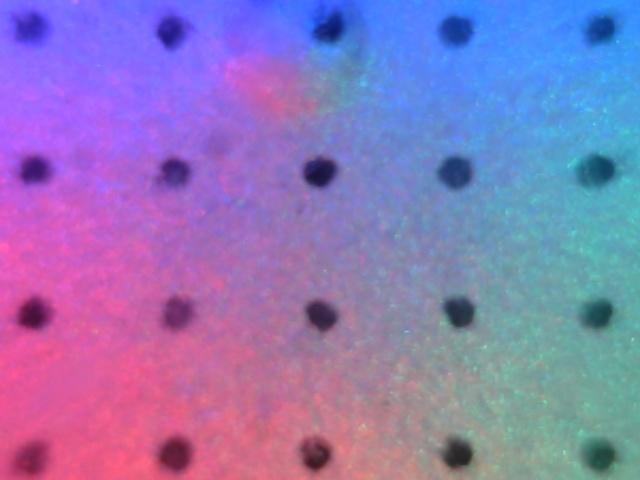
#> input picture GelSight_Wedge/saved_imgs/sample_1.jpg, 640 x 480 px
$ python -i marker_dectection.py   (imports and definitions only)   (older library calls are emulated)
#> lines starting #> are read from the running program, lines starting #| are printed output that depends on the picture
import cv2
import numpy as np
import setting

def init(frame):
    RESCALE = setting.RESCALE
    return cv2.resize(frame, (0, 0), fx=1.0/RESCALE, fy=1.0/RESCALE)

# [70 lines left out: functions find_marker, marker_center, draw_flow, not called in this run]


def warp_perspective(img):

    TOPLEFT = (175,230)
    TOPRIGHT = (380,225)
    BOTTOMLEFT = (10,410)
    BOTTOMRIGHT = (530,400)

    WARP_W = 215
    WARP_H = 215

    points1=np.float32([TOPLEFT,TOPRIGHT,BOTTOMLEFT,BOTTOMRIGHT])
    points2=np.float32([[0,0],[WARP_W,0],[0,WARP_H],[WARP_W,WARP_H]])

    matrix=cv2.getPerspectiveTransform(points1,points2)

    result = cv2.warpPerspective(img, matrix, (WARP_W,WARP_H))

    return result


def init_HSR(img):
    DIM=(640, 480)
    img = cv2.resize(img, DIM)

    K=np.array([[225.57469247811056, 0.0, 280.0069549918857], [0.0, 221.40607131318117, 294.82435570493794], [0.0, 0.0, 1.0]])
    D=np.array([[0.7302503082668154], [-0.18910060205317372], [-0.23997727800712282], [0.13938490908400802]])
    h,w = img.shape[:2]
    map1, map2 = cv2.fisheye.initUndistortRectifyMap(K, D, np.eye(3), K, DIM, cv2.CV_16SC2)
    undistorted_img = cv2.remap(img, map1, map2, interpolation=cv2.INTER_LINEAR, borderMode=cv2.BORDER_CONSTANT)

    return warp_perspective(undistorted_img)

>>> import cv2
>>> picture = cv2.imread('../../GelSight_Wedge/saved_imgs/sample_1.jpg')
#> picture is the input picture: shape (480, 640, 3); mean B, G, R 184.9, 121, 141.6
>>> result = init_HSR(picture)
#> in init_HSR, `undistorted_img = cv2.remap(img, map1, map2, interpolation=cv2.INTER_L..`:
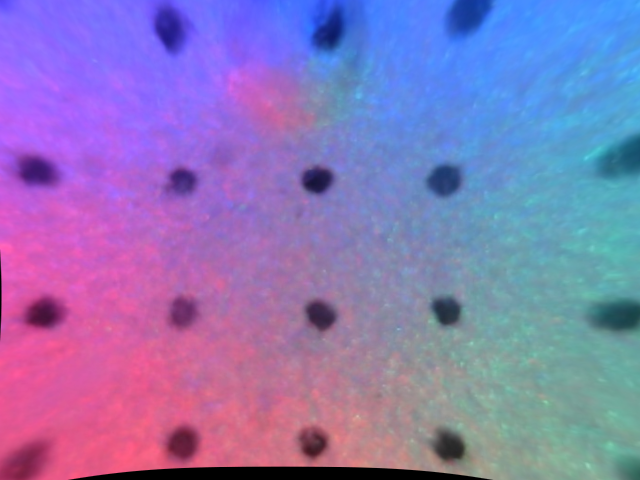
#> undistorted_img: shape (480, 640, 3); mean B, G, R 183.8, 119.9, 139.3
#> in warp_perspective, `result = cv2.warpPerspective(img, matrix, (WARP_W,WARP_H))`:
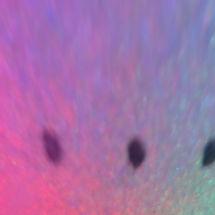
#> result: shape (215, 215, 3); mean B, G, R 168.4, 114.2, 163.6

$ run again, on GelSight_Wedge/saved_imgs/sample_10.jpg
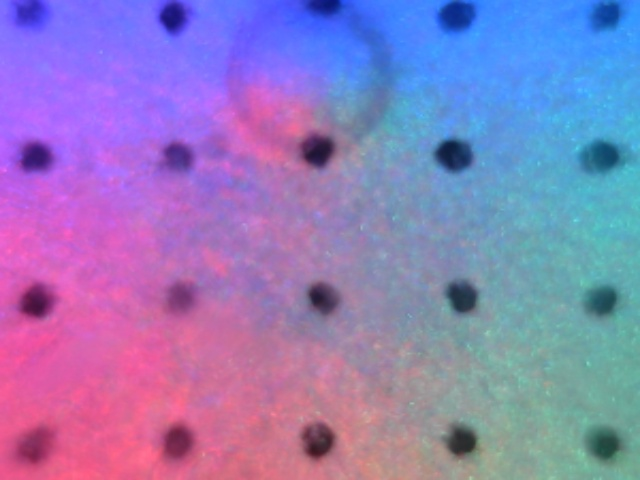
#> input picture GelSight_Wedge/saved_imgs/sample_10.jpg, 640 x 480 px
#> picture is the input picture: shape (480, 640, 3); mean B, G, R 187.9, 125.1, 144.5
#> in init_HSR, `undistorted_img = cv2.remap(img, map1, map2, interpolation=cv2.INTER_L..`:
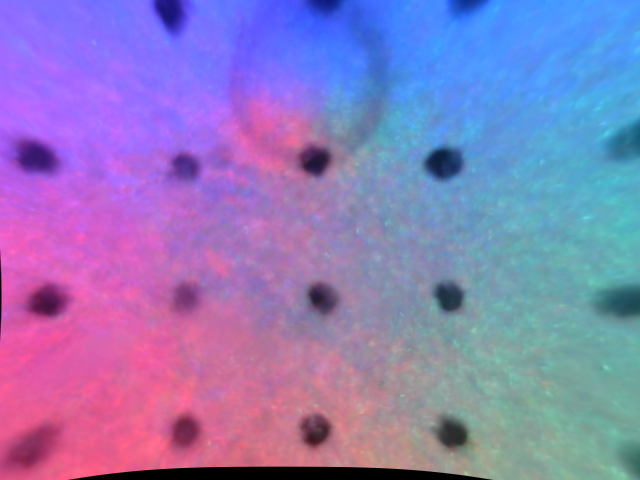
#> undistorted_img: shape (480, 640, 3); mean B, G, R 187.3, 124.3, 142.1
#> in warp_perspective, `result = cv2.warpPerspective(img, matrix, (WARP_W,WARP_H))`:
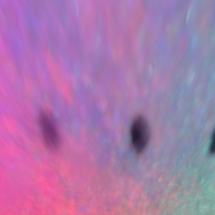
#> result: shape (215, 215, 3); mean B, G, R 171.8, 120, 169.9

$ run again, on GelSight_Wedge/saved_imgs/sample_11.jpg
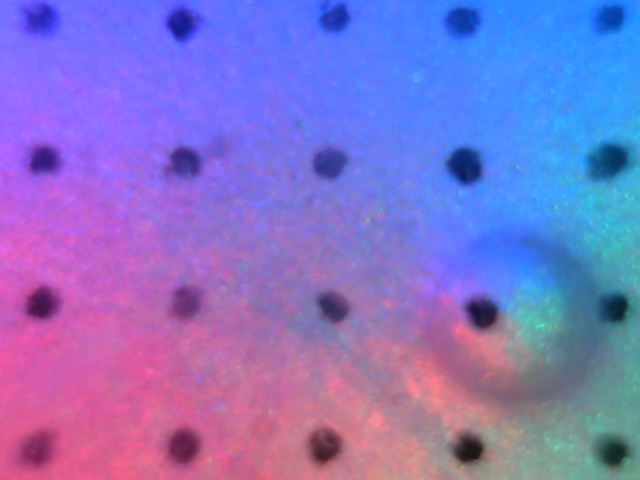
#> input picture GelSight_Wedge/saved_imgs/sample_11.jpg, 640 x 480 px
#> picture is the input picture: shape (480, 640, 3); mean B, G, R 200, 115.8, 132.1
#> in init_HSR, `undistorted_img = cv2.remap(img, map1, map2, interpolation=cv2.INTER_L..`:
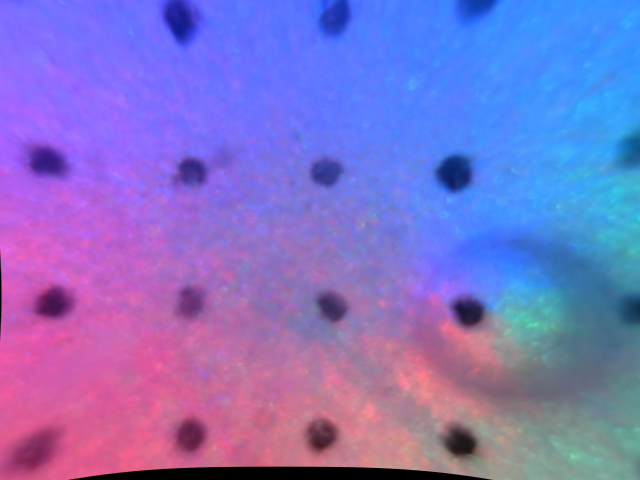
#> undistorted_img: shape (480, 640, 3); mean B, G, R 199, 114.7, 129.7
#> in warp_perspective, `result = cv2.warpPerspective(img, matrix, (WARP_W,WARP_H))`:
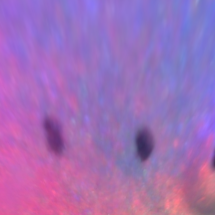
#> result: shape (215, 215, 3); mean B, G, R 184.2, 110.1, 160.7
